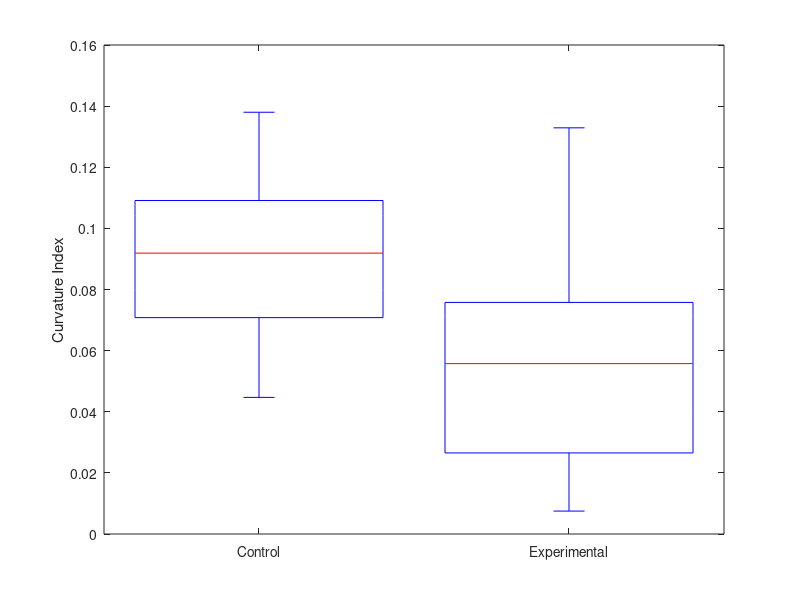
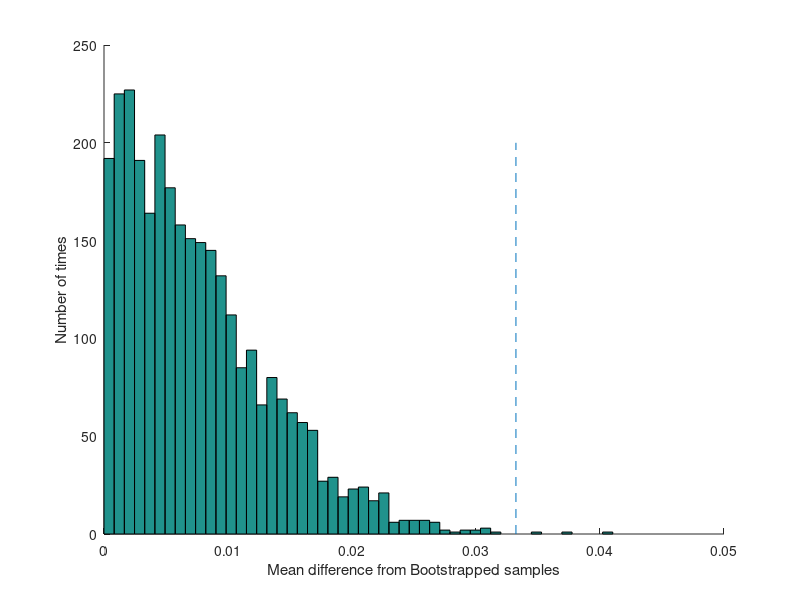

Write the MATLAB code that produced these figures, in order.
%{
-----------------------------------------------------------
                 Bootstrap Hypothesis Testing
                        Sam Qian
-----------------------------------------------------------

Here, I work with fly larva behavioral data from two experimental
conditions (n=24 each) and ask whether their means are significantly
different using bootstrap hypothesis testing.

Bootstrap procedure: 
http://faculty.psy.ohio-state.edu/myung/personal/course/826/bootstrap_hypo.pdf

%}
clear all;
close all;
clc;

% Load data
load curvatureData.mat

% Graph data
boxplot(curvatureData,'labels',{'Control', 'Experimental'});
ylabel('Curvature Index');

% Calculate sample mean difference
dif = abs(mean(curvatureData(:,1)) - mean(curvatureData(:,2)));
disp(['Sample mean difference is ' num2str(dif, 4)]);

%%

% Null hypothesis: both samples are the from the same population. 
% Merge samples to draw observation from
merged = reshape(curvatureData,[48,1]);

% Simulate sampling from the merged observations B times
B = 3000;
for i=1:B
    x = datasample(merged,24); % sample w/ replacement
    y = datasample(merged,24); % sample w/ replacement
    Bdif(i) = abs(mean(x)-mean(y)); % calculate Boostrapped sample mean difference
end

% Visualize distribution of Bootstrapped test statistic (mean difference)
figure;
hold on;
hist(Bdif,50);
xlabel('Mean difference from Bootstrapped samples');
ylabel('Number of times');
a=[dif,dif];
b=[0,200];
plot(a,b,'--')
disp('Vertical dashed line indicates the mean difference observed in original data');

%%

% Number of times Bootstrapped samples produced a mean difference greater
% than the mean difference of the original data
high_Bdif = find(Bdif>dif);
m = size(high_Bdif,2);

% Probability of getting a mean difference as big as from the original data
% if samples are from the same population.
p = m/B;
disp(['p = ', num2str(p,5)]);

if p<0.05
    disp('Reject the null hypothesis that the two samples are from the same population');
end




